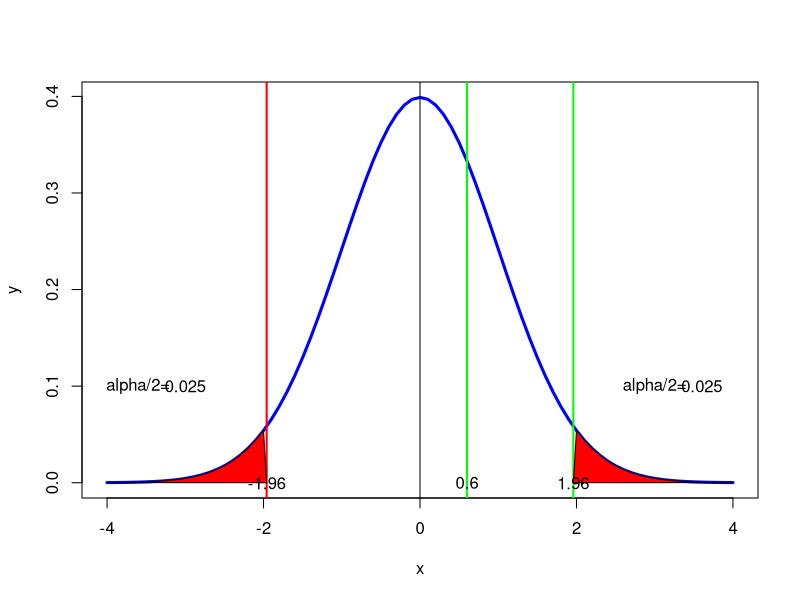

Write R code to recreate this figure.
#page no 398-399
library(ggplot2)
n=100
p_dash=53/n
p0=50/n
q0=1-p0
n=100
t_stat=(p_dash-p0)/(sqrt((p0*q0)/n))
alpha=((5/n))/2
t_c_left=(qt(alpha,df=Inf))
p_value=pt(t_stat,df=Inf)
print(paste("critical value= ",round(t_c_left,2)))
print(paste("t-static =",round(t_stat,2)))
if(t_stat <= t_c_left)
{
  print(paste("left tail : Reject H0"))
}else
{
  print(paste("left tail :Accept H0"))
}
t_c_right=qnorm(1-alpha)
p_value=1-pnorm(t_stat)
if(t_stat >= t_c_right)
{
  print(paste("right tail : Reject H0"))
}else
{
  print(paste("right tail :Accept H0"))
}

two_t_stat=abs((p_dash-p0))/(sqrt((p0*q0)/n))
two_t_critical=qnorm(1-alpha/2)
p_value=2*(1-pnorm(two_t_stat))
if(two_t_stat>=two_t_critical)
{
  print("reject H0")
}else
{
  print("accept H0")
}
x <- seq(-4,4,0.1)
y <- dt(x,df=Inf)
t.val <- qt(0.95,df=Inf)
plot(x,y,type='l',lwd=3,col='blue',xlab='x')
abline(v=0)
abline(v=t_c_left,lwd=2,col='red')
abline(v=t_stat,lwd=2,col='green')
abline(v=abs(t_c_left),lwd=2,col='green')
polygon(c(x[x>=abs(t_c_left)],abs(t_c_left) ),c(y[x>=abs(t_c_left)],0),col="red")
polygon(c(x[x<=t_c_left],t_c_left ),c(y[x<=t_c_left],0),col="red")
text(t_c_left,0,round(t_c_left,2))
text(t_stat,0,round(t_stat,2))
text(abs(t_c_left),0,round(abs(t_c_left),2))
text(3.0,0.1,"alpha/2=")
text(3.6,0.1,alpha)
text(-3.6,0.1,"alpha/2=")
text(-3.0,0.1,alpha)
